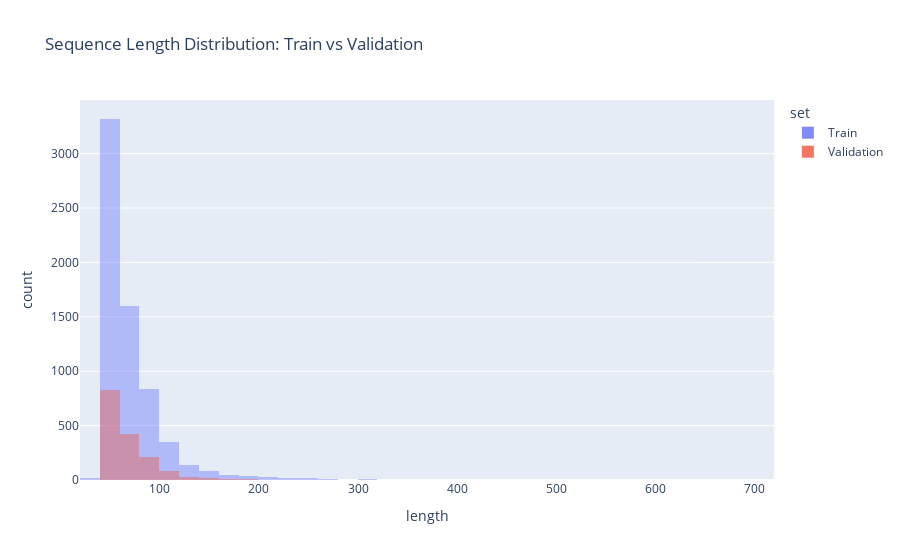

The code cell stored with this chart in its notebook:
### Markdown cell above
Second(to avoid always look at the first one) Train/validation split sequences lengths comparaison.

### Code cell
def get_set_sequences_lengths(set:DF, name:str) -> DF:
    return (
        set
        .groupby("sequence_id", observed=True)
        .size()
        .reset_index(name="length")
        .assign(set=name)
    )

full_se_lengths = pd.concat((
    get_set_sequences_lengths(folds[2][0], "Train"),
    get_set_sequences_lengths(folds[2][1], "Validation"),
))

fig = px.histogram(
    full_se_lengths,
    x="length",
    color="set",
    barmode="overlay",  # or 'group' if you want side-by-side bars
    nbins=50,           # adjust bin size if needed
    title="Sequence Length Distribution: Train vs Validation"
)

fig.update_traces(opacity=0.8)  # better visibility with overlay
fig.show()

### Figure 1 — Plotly figure (JSON) as saved in the notebook; plotly's stock layout.template omitted (floating-point values rounded to 4 significant figures; data arrays with more than 128 entries replaced by an {"elided": "..."} marker saying what was removed)
{"data": [{"bingroup": "x", "hovertemplate": "set=Train<br>length=%{x}<br>count=%{y}<extra></extra>", "legendgroup": "Train", "marker": {"color": "#636efa", "opacity": 0.5, "pattern": {"shape": ""}}, "name": "Train", "nbinsx": 50, "opacity": 0.8, "orientation": "v", "showlegend": true, "type": "histogram", "x": {"elided": "6521 int values"}, "xaxis": "x", "yaxis": "y"}, {"bingroup": "x", "hovertemplate": "set=Validation<br>length=%{x}<br>count=%{y}<extra></extra>", "legendgroup": "Validation", "marker": {"color": "#EF553B", "opacity": 0.5, "pattern": {"shape": ""}}, "name": "Validation", "nbinsx": 50, "opacity": 0.8, "orientation": "v", "showlegend": true, "type": "histogram", "x": {"elided": "1630 int values"}, "xaxis": "x", "yaxis": "y"}], "layout": {"barmode": "overlay", "legend": {"title": {"text": "set"}, "tracegroupgap": 0}, "title": {"text": "Sequence Length Distribution: Train vs Validation"}, "xaxis": {"anchor": "y", "domain": [0, 1], "title": {"text": "length"}}, "yaxis": {"anchor": "x", "domain": [0, 1], "title": {"text": "count"}}}}
